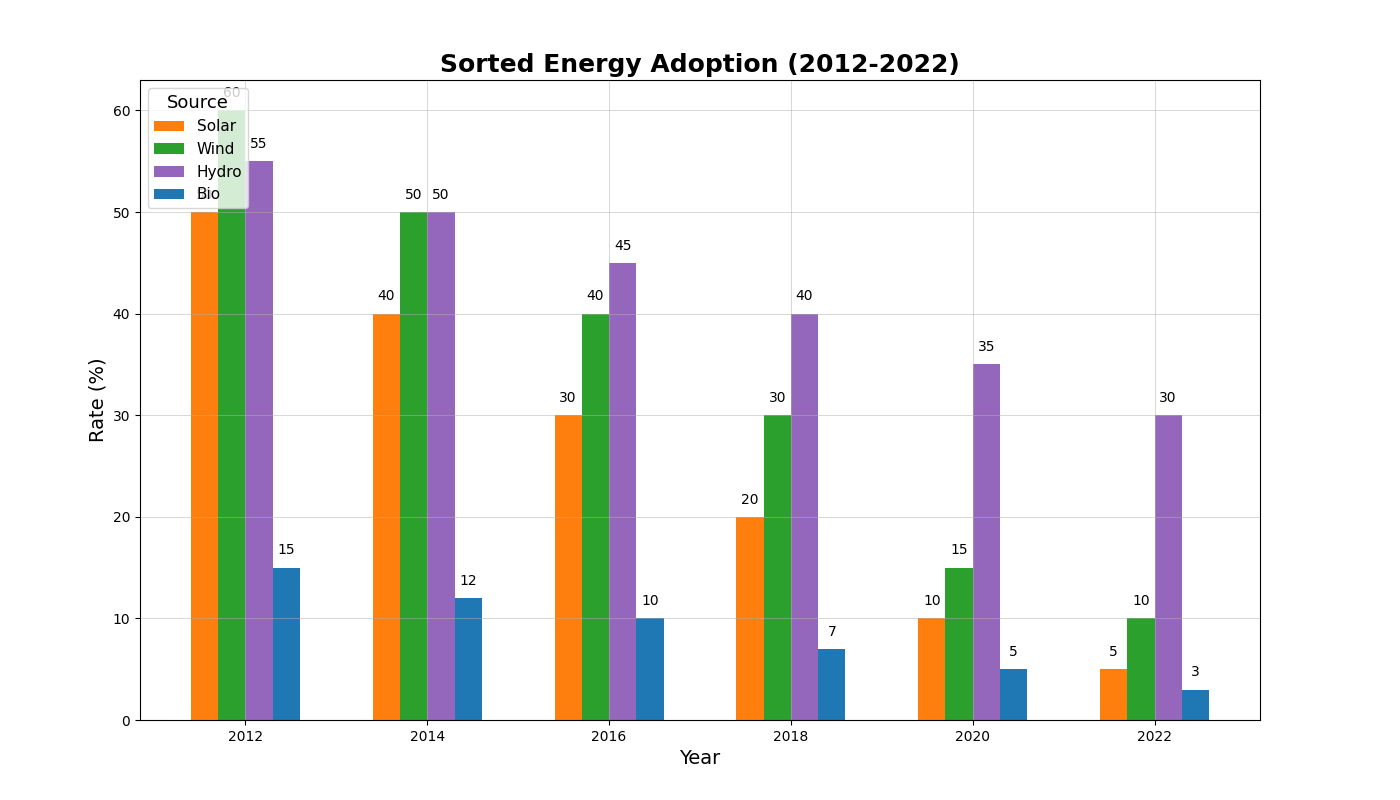

Python code for this plot:
import matplotlib.pyplot as plt
import numpy as np

years = ['2012', '2014', '2016', '2018', '2020', '2022']
energy_sources = ['Solar', 'Wind', 'Hydro', 'Bio']

adoption_data = np.array([
    [5, 10, 30, 3],   
    [10, 15, 35, 5],  
    [20, 30, 40, 7],  
    [30, 40, 45, 10],
    [40, 50, 50, 12],
    [50, 60, 55, 15]
])

sorted_indices = [np.argsort(-adoption_data[:, idx]) for idx in range(len(energy_sources))]
sorted_adoption_data = np.array([adoption_data[sorted_indices[idx], idx] for idx in range(len(energy_sources))]).T

colors = ['#ff7f0e', '#2ca02c', '#9467bd', '#1f77b4']

fig, ax = plt.subplots(figsize=(14, 8))

bar_width = 0.15
x = np.arange(len(years))

for idx, source in enumerate(energy_sources):
    ax.bar(x + idx * bar_width, sorted_adoption_data[:, idx], width=bar_width, label=source, color=colors[idx])

ax.set_xlabel('Year', fontsize=14)
ax.set_ylabel('Rate (%)', fontsize=14)
ax.set_title('Sorted Energy Adoption (2012-2022)', fontsize=18, fontweight='bold')

ax.set_xticks(x + bar_width * (len(energy_sources) - 1) / 2)
ax.set_xticklabels(years)

ax.legend(title='Source', fontsize=11, title_fontsize=13, loc='upper left')

ax.grid(True, which='both', linestyle='-', linewidth=0.7, alpha=0.5)

for idx, source in enumerate(energy_sources):
    for i in range(len(years)):
        ax.text(x[i] + idx * bar_width, sorted_adoption_data[i, idx] + 1, str(sorted_adoption_data[i, idx]), 
                ha='center', va='bottom')

plt.subplots_adjust(left=0.1, right=0.9, top=0.9, bottom=0.1)

plt.show()
